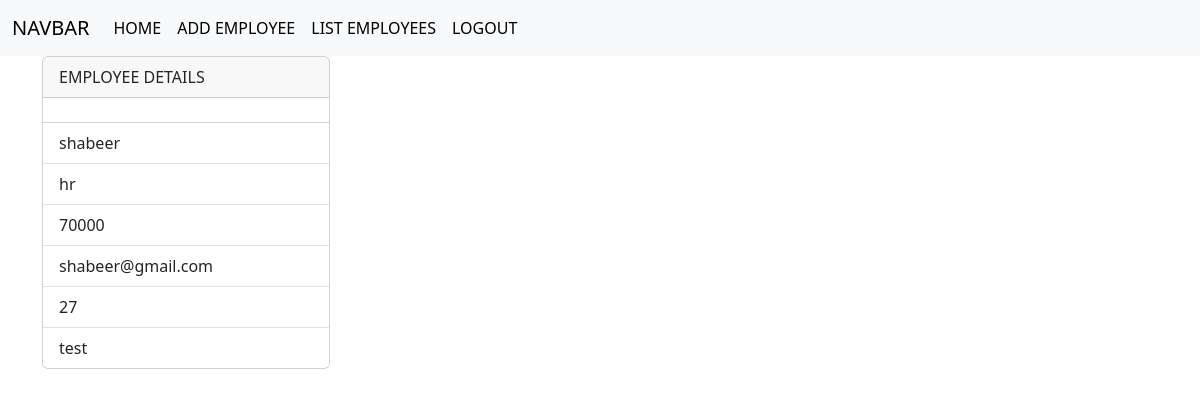
Screenshot of /employees/32 (signed in) with the database file from the repository.
### crm/models.py (models this page shows, shortened)
class Employees(models.Model):
    Name=models.CharField(max_length=200)
    Department=models.CharField(max_length=200)
    Salary=models.PositiveIntegerField()
    Email=models.EmailField(unique=True)
    Contact=models.CharField(null=True, max_length=20)
    Age=models.PositiveIntegerField()
    Profile_pic=models.ImageField(upload_to="images",null=True,blank=True)
    DOB=models.DateField(null=True,blank=True)

### crm/views.py (the view)
# urls.py: path("employees/<int:pk>",views.EmployeesDetailView.as_view(),name="emp-detail"),
@method_decorator(signin_required,name="dispatch")
class EmployeesDetailView(View):
    def get(self,request,*args,**kwargs):
        id=kwargs.get("pk")
        qs=Employees.objects.get(id=id)
        return render(request,"emp-detail.html",{"data":qs})

### crm/views.py (called while the page is built)
def signin_required(fn):
    def wrapper(request,*args,**kwargs):
        if not request.user.is_authenticated:
            messages.error(request,"Invalid Session")
            return redirect("signin")
        else:
            return fn(request,*args,**kwargs)
    return wrapper

### crm/templates/emp-detail.html (shortened to what this page needs)
{%extends 'base.html'%}
{%block body_block%}
<div class="container">
  <div class="card" style="width: 18rem;">
      <div class="card-header">
        EMPLOYEE DETAILS
      </div>
      <div>
      </div>
      <ul class="list-group list-group-flush">
        <li class="list-group-item">{{data.Name}}</li>
        <li class="list-group-item">{{data.Department}}</li>
        <li class="list-group-item">{{data.Salary}}</li>
        <li class="list-group-item">{{data.Email}}</li>
        <li class="list-group-item">{{data.Age}}</li>
        <li class="list-group-item">{{data.Contact}}</li>
      </ul>
    </div>
</div>
{%endblock%}

### rows the page displays
Employees: Name "shabeer", Department "hr", Salary "70000", Email "shabeer@gmail.com", Age "27", Contact "test"
